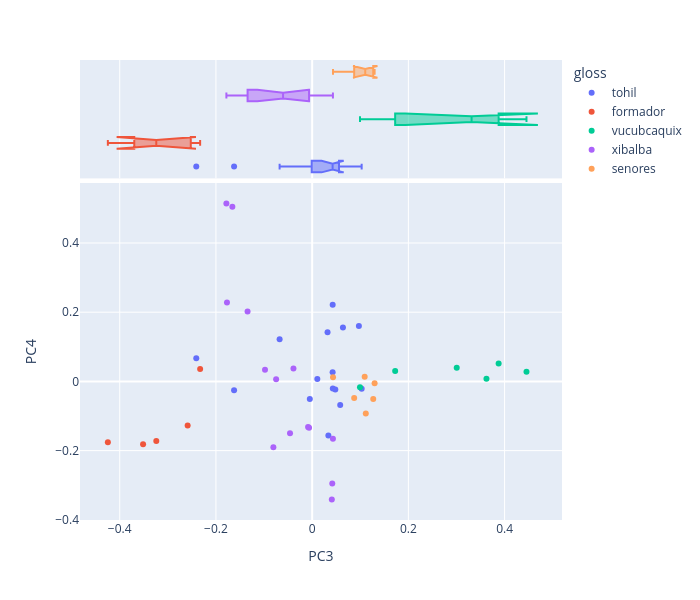

The code cell stored with this chart in its notebook:
### Code cell
plot_comps(3,4)

### Figure 1 — Plotly figure (JSON) as saved in the notebook; plotly's stock layout.template omitted (floating-point values rounded to 4 significant figures)
{"data": [{"customdata": [["Este es el principio de las antiguas his"], ["Entonces existieron también sus esposas "], ["Balam-Quitzé, Balam-Acab, Mahucutah e Iq"], ["Y no tenían fuego. Solamente lo tenían l"], ["Hubo, sin embargo, una tribu que hurtó e"], ["Llegaron por entonces a la cumbre de una"], ["Y nuevamente les habló su dios. Así les "], ["He aquí, pues, la aurora, y la aparición"], ["Y ahora referiremos su estancia y su per"], ["Ahora bien, muchos pueblos fueron fundán"], ["He aquí cómo comenzó el robo de los homb"], ["Entonces celebraron consejo nuevamente t"], ["Estaban, pues, Balam-Quitzé, Balam-Acab,"], ["Y como ya presentían su muerte y su fin,"], ["Luego dispusieron irse al Oriente, pensa"]], "hovertemplate": "<b>%{hovertext}</b><br><br>gloss=tohil<br>PC3=%{x}<br>PC4=%{y}<br>chap_text=%{customdata[0]}<extra></extra>", "hovertext": ["0:1", "3:3", "3:4", "3:5", "3:6", "3:7", "3:8", "3:9", "3:10", "4:1", "4:2", "4:3", "4:4", "4:5", "4:6"], "legendgroup": "tohil", "marker": {"color": "#636efa", "symbol": "circle"}, "mode": "markers", "name": "tohil", "orientation": "v", "showlegend": true, "type": "scatter", "x": [-0.2409, -0.1623, 0.04816, 0.03373, 0.04295, -0.06769, 0.1029, -0.004881, 0.01074, 0.04249, 0.05826, 0.06397, 0.09714, 0.04264, 0.03195], "xaxis": "x", "y": [0.06682, -0.02552, -0.02314, -0.1561, -0.02058, 0.1219, -0.02094, -0.05104, 0.006681, 0.02639, -0.06837, 0.1554, 0.1597, 0.2218, 0.1422], "yaxis": "y"}, {"alignmentgroup": "True", "customdata": [["Este es el principio de las antiguas his"], ["Entonces existieron también sus esposas "], ["Balam-Quitzé, Balam-Acab, Mahucutah e Iq"], ["Y no tenían fuego. Solamente lo tenían l"], ["Hubo, sin embargo, una tribu que hurtó e"], ["Llegaron por entonces a la cumbre de una"], ["Y nuevamente les habló su dios. Así les "], ["He aquí, pues, la aurora, y la aparición"], ["Y ahora referiremos su estancia y su per"], ["Ahora bien, muchos pueblos fueron fundán"], ["He aquí cómo comenzó el robo de los homb"], ["Entonces celebraron consejo nuevamente t"], ["Estaban, pues, Balam-Quitzé, Balam-Acab,"], ["Y como ya presentían su muerte y su fin,"], ["Luego dispusieron irse al Oriente, pensa"]], "hovertemplate": "<b>%{hovertext}</b><br><br>gloss=tohil<br>PC3=%{x}<br>chap_text=%{customdata[0]}<extra></extra>", "hovertext": ["0:1", "3:3", "3:4", "3:5", "3:6", "3:7", "3:8", "3:9", "3:10", "4:1", "4:2", "4:3", "4:4", "4:5", "4:6"], "legendgroup": "tohil", "marker": {"color": "#636efa", "symbol": "circle"}, "name": "tohil", "notched": true, "offsetgroup": "tohil", "showlegend": false, "type": "box", "x": [-0.2409, -0.1623, 0.04816, 0.03373, 0.04295, -0.06769, 0.1029, -0.004881, 0.01074, 0.04249, 0.05826, 0.06397, 0.09714, 0.04264, 0.03195], "xaxis": "x2", "yaxis": "y2"}, {"customdata": [["Esta es la relación de cómo todo estaba "], ["Luego hicieron a los animales pequeños d"], ["En seguida fueron aniquilados, destruido"], ["He aquí, pues, el principio de cuando se"], ["Estos son los nombres de los primeros ho"]], "hovertemplate": "<b>%{hovertext}</b><br><br>gloss=formador<br>PC3=%{x}<br>PC4=%{y}<br>chap_text=%{customdata[0]}<extra></extra>", "hovertext": ["1:1", "1:2", "1:3", "3:1", "3:2"], "legendgroup": "formador", "marker": {"color": "#EF553B", "symbol": "circle"}, "mode": "markers", "name": "formador", "orientation": "v", "showlegend": true, "type": "scatter", "x": [-0.324, -0.4247, -0.2588, -0.2329, -0.3515], "xaxis": "x", "y": [-0.172, -0.176, -0.1272, 0.03603, -0.182], "yaxis": "y"}, {"alignmentgroup": "True", "customdata": [["Esta es la relación de cómo todo estaba "], ["Luego hicieron a los animales pequeños d"], ["En seguida fueron aniquilados, destruido"], ["He aquí, pues, el principio de cuando se"], ["Estos son los nombres de los primeros ho"]], "hovertemplate": "<b>%{hovertext}</b><br><br>gloss=formador<br>PC3=%{x}<br>chap_text=%{customdata[0]}<extra></extra>", "hovertext": ["1:1", "1:2", "1:3", "3:1", "3:2"], "legendgroup": "formador", "marker": {"color": "#EF553B", "symbol": "circle"}, "name": "formador", "notched": true, "offsetgroup": "formador", "showlegend": false, "type": "box", "x": [-0.324, -0.4247, -0.2588, -0.2329, -0.3515], "xaxis": "x2", "yaxis": "y2"}, {"customdata": [["Había entonces muy poca claridad sobre l"], ["Este es el principio de la derrota y de "], ["Contaremos ahora el tiro de cerbatana qu"], ["He aquí ahora los hechos de Zipacná, el "], ["Contaremos ahora derrota de Zipacná por "], ["El tercero de los soberbios era el segun"]], "hovertemplate": "<b>%{hovertext}</b><br><br>gloss=vucubcaquix<br>PC3=%{x}<br>PC4=%{y}<br>chap_text=%{customdata[0]}<extra></extra>", "hovertext": ["1:4", "1:5", "1:6", "1:7", "1:8", "1:9"], "legendgroup": "vucubcaquix", "marker": {"color": "#00cc96", "symbol": "circle"}, "mode": "markers", "name": "vucubcaquix", "orientation": "v", "showlegend": true, "type": "scatter", "x": [0.09942, 0.4455, 0.3005, 0.3623, 0.3876, 0.1725], "xaxis": "x", "y": [-0.01719, 0.02795, 0.03947, 0.007372, 0.05176, 0.03014], "yaxis": "y"}, {"alignmentgroup": "True", "customdata": [["Había entonces muy poca claridad sobre l"], ["Este es el principio de la derrota y de "], ["Contaremos ahora el tiro de cerbatana qu"], ["He aquí ahora los hechos de Zipacná, el "], ["Contaremos ahora derrota de Zipacná por "], ["El tercero de los soberbios era el segun"]], "hovertemplate": "<b>%{hovertext}</b><br><br>gloss=vucubcaquix<br>PC3=%{x}<br>chap_text=%{customdata[0]}<extra></extra>", "hovertext": ["1:4", "1:5", "1:6", "1:7", "1:8", "1:9"], "legendgroup": "vucubcaquix", "marker": {"color": "#00cc96", "symbol": "circle"}, "name": "vucubcaquix", "notched": true, "offsetgroup": "vucubcaquix", "showlegend": false, "type": "box", "x": [0.09942, 0.4455, 0.3005, 0.3623, 0.3876, 0.1725], "xaxis": "x2", "yaxis": "y2"}, {"customdata": [["Ahora diremos también el nombre del padr"], ["En seguida fue la venida de los mensajer"], ["Esta es la historia de una doncella, hij"], ["Ahora bien, estaban con su madre Hunbatz"], ["Contaremos Ahora el nacimiento de Hunahp"], ["Comenzaron entonces sus trabajos, para d"], ["Muy contentos se fueron a jugar al patio"], ["Marcharon entonces, llevando cada uno su"], ["Esta era la primera prueba de Xibalbá. A"], ["Entraron después en la Casa del Frío. No"], ["En seguida llamó (Ixbalanqué) a todos lo"], ["He aquí la memoria de la muerte de Hunah"], ["Al quinto día volvieron a aparecer y fue"], ["En seguida dijeron sus nombres y se ensa"]], "hovertemplate": "<b>%{hovertext}</b><br><br>gloss=xibalba<br>PC3=%{x}<br>PC4=%{y}<br>chap_text=%{customdata[0]}<extra></extra>", "hovertext": ["2:1", "2:2", "2:3", "2:4", "2:5", "2:6", "2:7", "2:8", "2:9", "2:10", "2:11", "2:12", "2:13", "2:14"], "legendgroup": "xibalba", "marker": {"color": "#ab63fa", "symbol": "circle"}, "mode": "markers", "name": "xibalba", "orientation": "v", "showlegend": true, "type": "scatter", "x": [-0.1342, -0.04601, -0.03889, -0.1659, -0.1783, -0.1771, -0.07491, -0.008488, 0.04178, 0.04087, -0.08061, 0.04314, -0.006472, -0.09803], "xaxis": "x", "y": [0.2019, -0.1498, 0.03733, 0.5044, 0.5138, 0.2279, 0.006381, -0.1319, -0.2952, -0.341, -0.1906, -0.1658, -0.1338, 0.03386], "yaxis": "y"}, {"alignmentgroup": "True", "customdata": [["Ahora diremos también el nombre del padr"], ["En seguida fue la venida de los mensajer"], ["Esta es la historia de una doncella, hij"], ["Ahora bien, estaban con su madre Hunbatz"], ["Contaremos Ahora el nacimiento de Hunahp"], ["Comenzaron entonces sus trabajos, para d"], ["Muy contentos se fueron a jugar al patio"], ["Marcharon entonces, llevando cada uno su"], ["Esta era la primera prueba de Xibalbá. A"], ["Entraron después en la Casa del Frío. No"], ["En seguida llamó (Ixbalanqué) a todos lo"], ["He aquí la memoria de la muerte de Hunah"], ["Al quinto día volvieron a aparecer y fue"], ["En seguida dijeron sus nombres y se ensa"]], "hovertemplate": "<b>%{hovertext}</b><br><br>gloss=xibalba<br>PC3=%{x}<br>chap_text=%{customdata[0]}<extra></extra>", "hovertext": ["2:1", "2:2", "2:3", "2:4", "2:5", "2:6", "2:7", "2:8", "2:9", "2:10", "2:11", "2:12", "2:13", "2:14"], "legendgroup": "xibalba", "marker": {"color": "#ab63fa", "symbol": "circle"}, "name": "xibalba", "notched": true, "offsetgroup": "xibalba", "showlegend": false, "type": "box", "x": [-0.1342, -0.04601, -0.03889, -0.1659, -0.1783, -0.1771, -0.07491, -0.008488, 0.04178, 0.04087, -0.08061, 0.04314, -0.006472, -0.09803], "xaxis": "x2", "yaxis": "y2"}, {"customdata": [["Chi-lzmachí es el nombre del asiento de "], ["Después de haberse levantado de allá vin"], ["De esta manera se completaron los veinti"], ["He aquí ahora los nombres de la sexta ge"], ["Diremos ahora el nombre de la casa del D"], ["He aquí, pues, las generaciones y el ord"]], "hovertemplate": "<b>%{hovertext}</b><br><br>gloss=senores<br>PC3=%{x}<br>PC4=%{y}<br>chap_text=%{customdata[0]}<extra></extra>", "hovertext": ["4:7", "4:8", "4:9", "4:10", "4:11", "4:12"], "legendgroup": "senores", "marker": {"color": "#FFA15A", "symbol": "circle"}, "mode": "markers", "name": "senores", "orientation": "v", "showlegend": true, "type": "scatter", "x": [0.1298, 0.1115, 0.08732, 0.1092, 0.04335, 0.1269], "xaxis": "x", "y": [-0.005041, -0.09298, -0.04812, 0.01365, 0.0121, -0.05068], "yaxis": "y"}, {"alignmentgroup": "True", "customdata": [["Chi-lzmachí es el nombre del asiento de "], ["Después de haberse levantado de allá vin"], ["De esta manera se completaron los veinti"], ["He aquí ahora los nombres de la sexta ge"], ["Diremos ahora el nombre de la casa del D"], ["He aquí, pues, las generaciones y el ord"]], "hovertemplate": "<b>%{hovertext}</b><br><br>gloss=senores<br>PC3=%{x}<br>chap_text=%{customdata[0]}<extra></extra>", "hovertext": ["4:7", "4:8", "4:9", "4:10", "4:11", "4:12"], "legendgroup": "senores", "marker": {"color": "#FFA15A", "symbol": "circle"}, "name": "senores", "notched": true, "offsetgroup": "senores", "showlegend": false, "type": "box", "x": [0.1298, 0.1115, 0.08732, 0.1092, 0.04335, 0.1269], "xaxis": "x2", "yaxis": "y2"}], "layout": {"height": 600, "legend": {"title": {"text": "gloss"}, "tracegroupgap": 0}, "margin": {"t": 60}, "width": 700, "xaxis": {"anchor": "y", "autorange": true, "domain": [0, 1], "range": [-0.4826, 0.5193], "title": {"text": "PC3"}, "type": "linear"}, "xaxis2": {"anchor": "y2", "autorange": true, "domain": [0, 1], "matches": "x", "range": [-0.4826, 0.5193], "showgrid": true, "showticklabels": false, "type": "linear"}, "yaxis": {"anchor": "x", "autorange": true, "domain": [0, 0.7326], "range": [-0.4005, 0.5733], "title": {"text": "PC4"}, "type": "linear"}, "yaxis2": {"anchor": "x2", "autorange": true, "domain": [0.7426, 1], "matches": "y2", "range": [-0.5, 4.5], "showgrid": false, "showline": false, "showticklabels": false, "ticks": "", "type": "category"}}}
